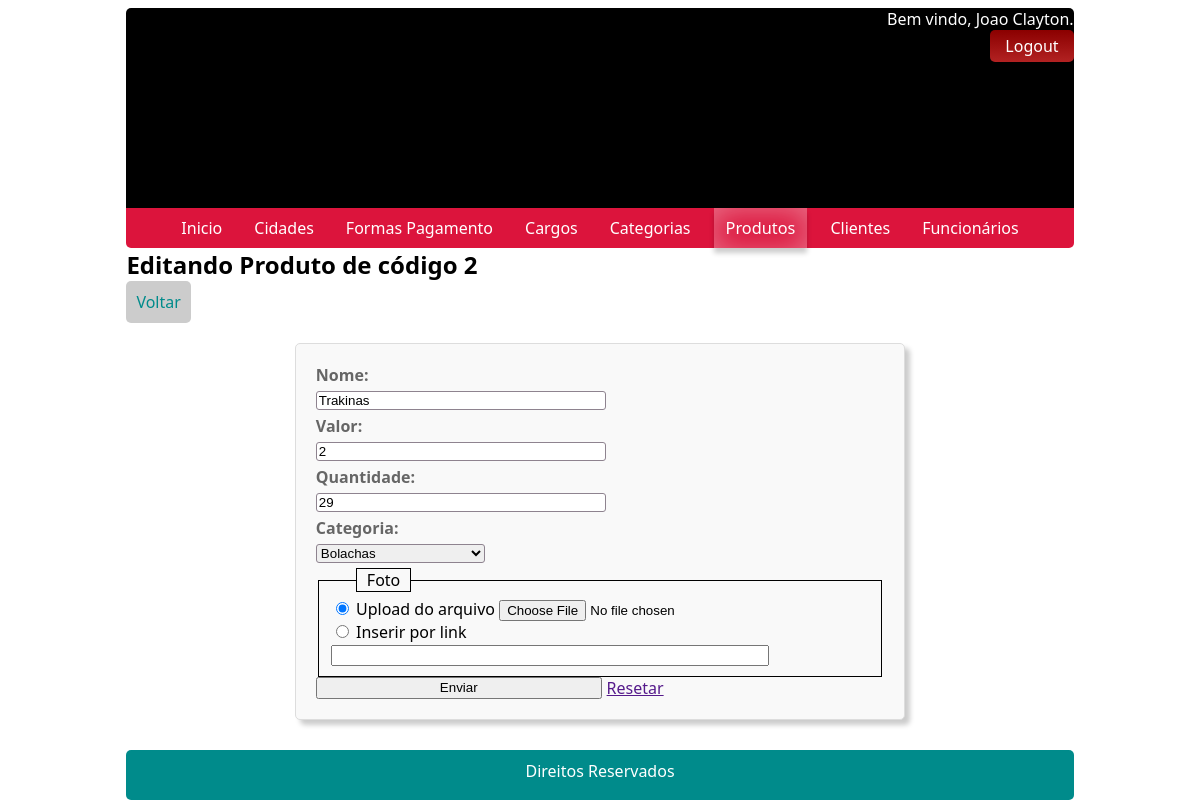
Page /?pagina=produtos_editar&id=2 (signed in) on the committed database.
### tables this page shows
CREATE TABLE IF NOT EXISTS produtos (
	id            INT(11)     NOT NULL AUTO_INCREMENT,
	nome          VARCHAR(45) NOT NULL,
	valor         FLOAT       NOT NULL,
	quantidade    INT(11)     NOT NULL,
	categorias_id INT(11),
	foto          VARCHAR(255),
	PRIMARY KEY (id),
	FOREIGN KEY (categorias_id)
	REFERENCES categorias (id)
		ON DELETE SET NULL
		ON UPDATE SET NULL
);

CREATE TABLE IF NOT EXISTS categorias (
	id   INT(11)     NOT NULL AUTO_INCREMENT,
	nome VARCHAR(45) NOT NULL,
	PRIMARY KEY (id)
);

### modulos/produtos/editar.php (the view, shortened to what this page needs)
<?php
	$id = intval($_GET['id']);
	$sql = "SELECT nome, valor, quantidade, categorias_id FROM produtos WHERE id=$id";
	$res = $con->query($sql) or die($con->error);
	$linha = mysqli_fetch_array($res);
	$nome = $linha['nome'];
	$valor = $linha['valor'];
	$quantidade = $linha['quantidade'];
	$categorias_id = $linha['categorias_id'];
	include "voltar.php"
?>
<form action="" method="post" class="formulario" enctype="multipart/form-data">
	<div class="item-form">
		<label for="nome">Nome: </label>
		<input type="text" name="nome" id="nome" value="<?= $nome ?>">
	</div>
	<div class="item-form">
		<label for="valor">Valor: </label>
		<input type="text" step="0.01" name="valor" id="valor" value="<?= $valor ?>" class="mascaraReal">
	</div>
	<div class="item-form">
		<label for="quant">Quantidade: </label>
		<input type="text" name="quant" id="quant" value="<?= $quantidade ?>" class="mascaraInteiro">
	</div>
	<div class="item-form">
		<?php
			$sql = "SELECT id, nome FROM categorias ORDER BY nome";
			$resCategorias = $con->query($sql) or die($con->error);
		?>
		<label for="cat">Categoria: </label>
		<select name="categoria" id="cat" required>
			<?php while ($categoria = mysqli_fetch_array($resCategorias)) { ?>
				<option <?php if ($categorias_id == $categoria['id']) echo "selected" ?>
					value="<?= $categoria['id'] ?>"><?= $categoria['nome'] ?></option>
			<?php } ?>
		</select>
	</div>
	<div class="item-form">
		<fieldset>
			<legend>Foto</legend>
			<label><input type="radio" name="upload" id="upl" value="1" checked>
				Upload do arquivo</label>
			<input type="file" name="foto" onfocus="document.getElementById('upl').checked=true">
			<br>
			<label><input type="radio" name="upload" id="url" value="0">
				Inserir por link</label>
			<input type="url" name="fotoUrl" onfocus="document.getElementById('url').checked=true">
		</fieldset>
	</div>
	<?php include "formulario.php" ?>
</form>

### css/estilo.css (style rules this page uses)
.item-form > label { display: block !important; }
.item-form > label, .item-form h3, .item-form h2 { display: inline; color: #666; font-weight: bold; }
.item-form > input { border-radius: 3px; border: 1px solid #8e838f; width: 50%; margin: 5px 0px; }
.item-form select { border-radius: 3px; border: 1px solid #8e838f; margin: 5px 0px; }
.formulario { background-color: #F9F9F9; padding: 20px; border:1px solid #DDD; border-radius:5px; box-shadow: 5px 5px 5px #CCC; margin: 0 auto; margin-bottom: 30px; width: 60%; margin-top: 20px; }
fieldset > legend { border: 1px black solid; width: auto; margin-left: 25px; margin-bottom: 0; padding-right: 10px; padding-left: 10px; }
fieldset { border: 1px black solid; margin-top: 0; }
fieldset input[type="url"] { width: 80%; margin: 0 auto; }

### rows in the picture
produtos: nome "Trakinas", valor "2", quant "29", categoria "Bolachas"

### other values in the picture
$_SESSION['usuar'] "Joao Clayton"
substr($sufx, 0, strlen($sufx) - 1) "Edita"
$_GET['id'] "2"
